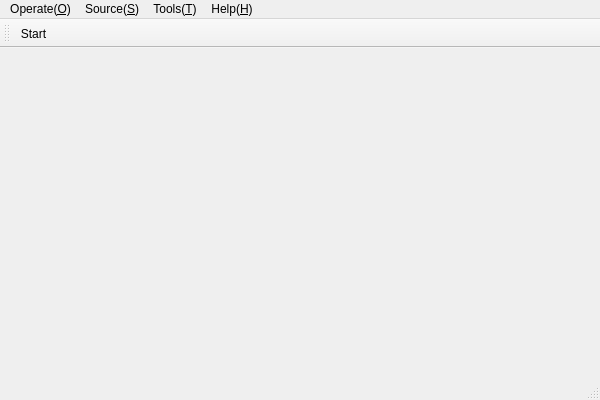
<?xml version="1.0" encoding="UTF-8"?>
<ui version="4.0">
 <class>MainWindow</class>
 <widget class="QMainWindow" name="MainWindow">
  <property name="geometry">
   <rect>
    <x>0</x>
    <y>0</y>
    <width>600</width>
    <height>400</height>
   </rect>
  </property>
  <property name="sizePolicy">
   <sizepolicy hsizetype="Fixed" vsizetype="Fixed">
    <horstretch>0</horstretch>
    <verstretch>0</verstretch>
   </sizepolicy>
  </property>
  <property name="windowTitle">
   <string>Face recognizer</string>
  </property>
  <property name="windowIcon">
   <iconset resource="../Resource/Resource.qrc">
    <normaloff>:/image/FaceRecognizer</normaloff>:/image/FaceRecognizer</iconset>
  </property>
  <widget class="QWidget" name="centralwidget"/>
  <widget class="QMenuBar" name="menubar">
   <property name="geometry">
    <rect>
     <x>0</x>
     <y>0</y>
     <width>600</width>
     <height>28</height>
    </rect>
   </property>
   <widget class="QMenu" name="menuTools">
    <property name="title">
     <string>Operate(&amp;O)</string>
    </property>
    <widget class="QMenu" name="menuRegister">
     <property name="enabled">
      <bool>true</bool>
     </property>
     <property name="title">
      <string>Register</string>
     </property>
     <property name="icon">
      <iconset resource="../Resource/Resource.qrc">
       <normaloff>:/image/Register</normaloff>:/image/Register</iconset>
     </property>
     <addaction name="actionRegisterImage"/>
     <addaction name="actionRegisterImage_directory"/>
     <addaction name="actionRegisterVideo"/>
    </widget>
    <widget class="QMenu" name="menuRecognizer">
     <property name="enabled">
      <bool>true</bool>
     </property>
     <property name="title">
      <string>Recognizer</string>
     </property>
     <property name="icon">
      <iconset resource="../Resource/Resource.qrc">
       <normaloff>:/image/FaceRecognizer</normaloff>:/image/FaceRecognizer</iconset>
     </property>
     <addaction name="actionRecognizerImage"/>
     <addaction name="actionRecognizerVideo"/>
    </widget>
    <addaction name="actionStart"/>
    <addaction name="separator"/>
    <addaction name="actionDisplay"/>
    <addaction name="menuRegister"/>
    <addaction name="menuRecognizer"/>
    <addaction name="separator"/>
    <addaction name="actionExit"/>
   </widget>
   <widget class="QMenu" name="menuOptions">
    <property name="title">
     <string>Tools(&amp;T)</string>
    </property>
    <widget class="QMenu" name="menuCamer_Orientation">
     <property name="title">
      <string>Camer Orientation</string>
     </property>
     <addaction name="action0"/>
     <addaction name="action90"/>
     <addaction name="action180"/>
     <addaction name="action270"/>
    </widget>
    <addaction name="actionSet_model_path"/>
    <addaction name="actionOptions_O"/>
    <addaction name="menuCamer_Orientation"/>
   </widget>
   <widget class="QMenu" name="menuHelp_H">
    <property name="title">
     <string>Help(&amp;H)</string>
    </property>
    <addaction name="actionAbout_A"/>
    <addaction name="actionUpdate_U"/>
   </widget>
   <widget class="QMenu" name="menuSource">
    <property name="title">
     <string>Source(&amp;S)</string>
    </property>
    <addaction name="actionCamera"/>
    <addaction name="actionFile"/>
   </widget>
   <addaction name="menuTools"/>
   <addaction name="menuSource"/>
   <addaction name="menuOptions"/>
   <addaction name="menuHelp_H"/>
  </widget>
  <widget class="QStatusBar" name="statusbar"/>
  <widget class="QToolBar" name="toolBar">
   <property name="windowTitle">
    <string>toolBar</string>
   </property>
   <attribute name="toolBarArea">
    <enum>TopToolBarArea</enum>
   </attribute>
   <attribute name="toolBarBreak">
    <bool>false</bool>
   </attribute>
   <addaction name="actionStart"/>
  </widget>
  <action name="actionStart">
   <property name="checkable">
    <bool>true</bool>
   </property>
   <property name="text">
    <string>Start</string>
   </property>
   <property name="statusTip">
    <string>Start</string>
   </property>
  </action>
  <action name="actionDetector">
   <property name="checkable">
    <bool>true</bool>
   </property>
   <property name="text">
    <string>Detector</string>
   </property>
   <property name="statusTip">
    <string>Detector</string>
   </property>
  </action>
  <action name="actionLandmarker">
   <property name="checkable">
    <bool>true</bool>
   </property>
   <property name="text">
    <string>Landmarker</string>
   </property>
   <property name="statusTip">
    <string>Landmarker</string>
   </property>
  </action>
  <action name="actionSet_model_path">
   <property name="text">
    <string>Set model path</string>
   </property>
   <property name="statusTip">
    <string>Set model path</string>
   </property>
  </action>
  <action name="actionAbout_A">
   <property name="icon">
    <iconset resource="../Resource/Resource.qrc">
     <normaloff>:/image/FaceRecognizer</normaloff>:/image/FaceRecognizer</iconset>
   </property>
   <property name="text">
    <string>About(&amp;A)</string>
   </property>
   <property name="iconText">
    <string>About</string>
   </property>
   <property name="toolTip">
    <string>About</string>
   </property>
   <property name="statusTip">
    <string>About</string>
   </property>
  </action>
  <action name="actionUpdate_U">
   <property name="text">
    <string>Update(&amp;U)</string>
   </property>
   <property name="iconText">
    <string>Update</string>
   </property>
   <property name="toolTip">
    <string>Update</string>
   </property>
   <property name="statusTip">
    <string>Update</string>
   </property>
  </action>
  <action name="actionDisplay">
   <property name="checkable">
    <bool>true</bool>
   </property>
   <property name="enabled">
    <bool>true</bool>
   </property>
   <property name="icon">
    <iconset resource="../Resource/Resource.qrc">
     <normaloff>:/image/VideoFile</normaloff>:/image/VideoFile</iconset>
   </property>
   <property name="text">
    <string>Display</string>
   </property>
   <property name="iconText">
    <string>Display</string>
   </property>
   <property name="toolTip">
    <string>Display</string>
   </property>
   <property name="statusTip">
    <string>Display</string>
   </property>
  </action>
  <action name="actionCamera">
   <property name="checkable">
    <bool>true</bool>
   </property>
   <property name="icon">
    <iconset resource="../Resource/Resource.qrc">
     <normaloff>:/image/Video</normaloff>:/image/Video</iconset>
   </property>
   <property name="text">
    <string>Camera</string>
   </property>
  </action>
  <action name="actionFile">
   <property name="checkable">
    <bool>true</bool>
   </property>
   <property name="icon">
    <iconset resource="../Resource/Resource.qrc">
     <normaloff>:/image/VideoFile</normaloff>:/image/VideoFile</iconset>
   </property>
   <property name="text">
    <string>File</string>
   </property>
  </action>
  <action name="actionRegisterImage">
   <property name="checkable">
    <bool>true</bool>
   </property>
   <property name="icon">
    <iconset resource="../Resource/Resource.qrc">
     <normaloff>:/image/Image</normaloff>:/image/Image</iconset>
   </property>
   <property name="text">
    <string>Image</string>
   </property>
   <property name="toolTip">
    <string>Register from image</string>
   </property>
   <property name="statusTip">
    <string>Register from image</string>
   </property>
   <property name="whatsThis">
    <string>Register from image</string>
   </property>
  </action>
  <action name="actionRegisterImage_directory">
   <property name="checkable">
    <bool>true</bool>
   </property>
   <property name="icon">
    <iconset resource="../Resource/Resource.qrc">
     <normaloff>:/image/Folder</normaloff>:/image/Folder</iconset>
   </property>
   <property name="text">
    <string>Image directory</string>
   </property>
   <property name="toolTip">
    <string>Register from image directory</string>
   </property>
   <property name="statusTip">
    <string>Register from image directory</string>
   </property>
   <property name="whatsThis">
    <string>Register from image directory</string>
   </property>
  </action>
  <action name="actionRegisterVideo">
   <property name="checkable">
    <bool>true</bool>
   </property>
   <property name="icon">
    <iconset resource="../Resource/Resource.qrc">
     <normaloff>:/image/VideoFile</normaloff>:/image/VideoFile</iconset>
   </property>
   <property name="text">
    <string>Video</string>
   </property>
   <property name="toolTip">
    <string>Register from video</string>
   </property>
   <property name="statusTip">
    <string>Register from video</string>
   </property>
   <property name="whatsThis">
    <string>Register from video</string>
   </property>
  </action>
  <action name="actionRecognizerImage">
   <property name="checkable">
    <bool>true</bool>
   </property>
   <property name="icon">
    <iconset resource="../Resource/Resource.qrc">
     <normaloff>:/image/Image</normaloff>:/image/Image</iconset>
   </property>
   <property name="text">
    <string>Image</string>
   </property>
   <property name="toolTip">
    <string>Recognizer from image</string>
   </property>
   <property name="statusTip">
    <string>Recognizer from image</string>
   </property>
   <property name="whatsThis">
    <string>Recognizer from image</string>
   </property>
  </action>
  <action name="actionRecognizerVideo">
   <property name="checkable">
    <bool>true</bool>
   </property>
   <property name="icon">
    <iconset resource="../Resource/Resource.qrc">
     <normaloff>:/image/VideoFile</normaloff>:/image/VideoFile</iconset>
   </property>
   <property name="text">
    <string>Video</string>
   </property>
   <property name="toolTip">
    <string>Recongnizer from video</string>
   </property>
   <property name="statusTip">
    <string>Recongnizer from video</string>
   </property>
   <property name="whatsThis">
    <string>Recongnizer from video</string>
   </property>
  </action>
  <action name="actionOptions_O">
   <property name="text">
    <string>Options(&amp;O)</string>
   </property>
  </action>
  <action name="action90">
   <property name="checkable">
    <bool>true</bool>
   </property>
   <property name="text">
    <string>90°</string>
   </property>
  </action>
  <action name="action180">
   <property name="checkable">
    <bool>true</bool>
   </property>
   <property name="text">
    <string>180°</string>
   </property>
  </action>
  <action name="action270">
   <property name="checkable">
    <bool>true</bool>
   </property>
   <property name="text">
    <string>270°</string>
   </property>
  </action>
  <action name="action0">
   <property name="checkable">
    <bool>true</bool>
   </property>
   <property name="text">
    <string>0°</string>
   </property>
  </action>
  <action name="actionExit">
   <property name="icon">
    <iconset resource="../Resource/Resource.qrc">
     <normaloff>:/image/Exit</normaloff>:/image/Exit</iconset>
   </property>
   <property name="text">
    <string>Exit</string>
   </property>
   <property name="statusTip">
    <string>Exit</string>
   </property>
   <property name="whatsThis">
    <string>Exit</string>
   </property>
  </action>
 </widget>
 <resources>
  <include location="../Resource/Resource.qrc"/>
  <include location="../Resource/Resource.qrc"/>
 </resources>
 <connections/>
</ui>
